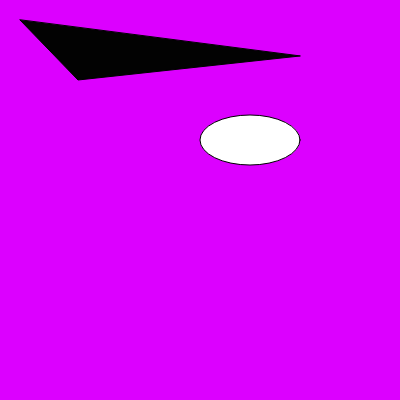
Frame 1 (no input)
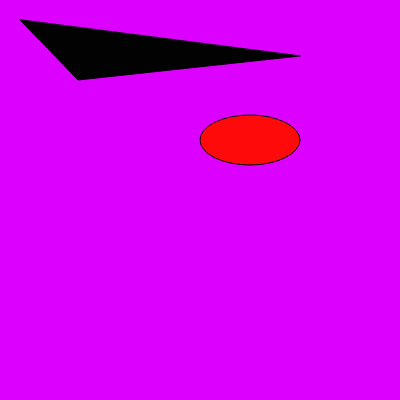
Frame 60 (no input)
Frame 120 (the mouse pressed at the canvas centre since frame 60): identical to frame 60, image omitted

The p5.js sketch that drew these frames (run headless with seeded random() and noise() and a simulated clock; from frame 60 on, the mouse is pressed at the canvas centre):

// p5.js sketch
// ── sketch.js
function setup() {
  createCanvas(400, 400);
}

function draw() {
  background(220,0,300);
  //Drawing of ellipse shape
  ellipse(250,140,100,50);
  fill(2);
  // Drawing of triangle
  triangle(300,56,78,80,20,20,);
  fill(260,10,10);
}
